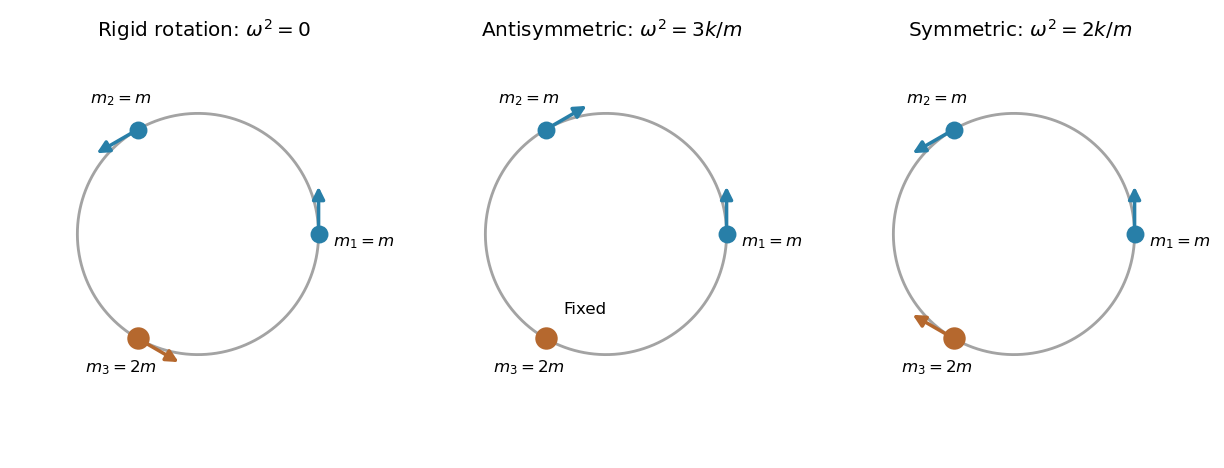

Generate this figure with Python:
"""Original tangent-displacement patterns for an arc-spring ring with μ=2."""
from pathlib import Path
import numpy as np
import matplotlib.pyplot as plt

angles=np.array([0,2*np.pi/3,4*np.pi/3])
points=np.column_stack([np.cos(angles),np.sin(angles)])
tangents=np.column_stack([-np.sin(angles),np.cos(angles)])
phi=np.linspace(0,2*np.pi,600)
modes=[[1,1,1],[1,-1,0],[1,1,-1]]
titles=[r"Rigid rotation: $\omega^2=0$",r"Antisymmetric: $\omega^2=3k/m$",r"Symmetric: $\omega^2=2k/m$"]
fig,axes=plt.subplots(1,3,figsize=(10.2,3.9),layout="constrained")
for ax,mode,title in zip(axes,modes,titles):
    ax.plot(np.cos(phi),np.sin(phi),color="#a3a3a3",lw=1.7)
    for i,(position,tangent,amplitude) in enumerate(zip(points,tangents,mode)):
        color="#287fa8" if i<2 else "#b5682e"
        ax.scatter([position[0]],[position[1]],s=95 if i<2 else 155,color=color,zorder=5)
        label=[r"$m_1=m$",r"$m_2=m$",r"$m_3=2m$"][i]
        lp=position+np.array([.12,-.08]) if i==0 else 1.28*position
        ax.text(*lp,label,ha="left" if i==0 else "center",va="center",fontsize=10)
        if amplitude:
            ax.annotate("",xy=position+.42*amplitude*tangent,xytext=position,arrowprops=dict(arrowstyle="-|>",color=color,lw=2.1,mutation_scale=15))
        else:ax.text(position[0]+.15,position[1]+.2,"Fixed",fontsize=10)
    ax.set(title=title,xlim=(-1.6,1.7),ylim=(-1.55,1.55));ax.set_aspect("equal");ax.axis("off")
fig.savefig(Path(__file__).with_suffix(".png").name,dpi=120,facecolor="white")
plt.close(fig)
